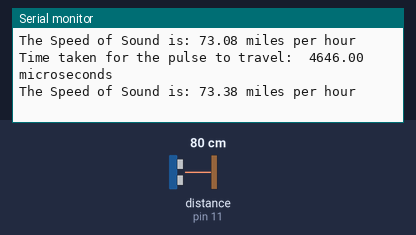
This sketch was run on a simulated Arduino Uno, built with avr-gcc and run on an emulated ATmega328P. Shown: the last lines printed to the serial monitor. Wiring (inferred from the names in the program): ultrasonic range finder: trigger pin 13; echo pin 11. The inputs (shaded band) are chosen by the test bench; at power-on: distance to the obstacle (sensor on pin 11) 80 cm. The echo pulse lasts 58.3 µs per cm.

Above: at 1.8 s.
1.9 s: distance to the obstacle (sensor on pin 11) set to 2 cm
At 2.9 s:
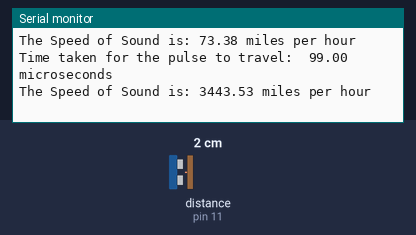
3.4 s: distance to the obstacle (sensor on pin 11) set to 4 cm
At 5.0 s:
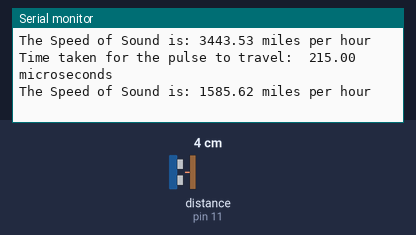
Timing chart, 0 to 6.5 s (numbered marks = the images above; inputs shaded):
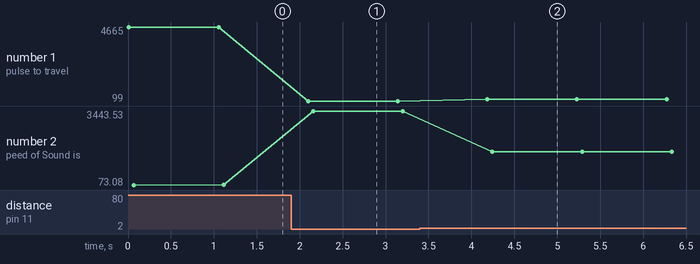

The sketch:

Lesson_17.ino
```cpp
int trigPin=13; //Sensor Trip pin connected to Arduino pin 13
int echoPin=11;  //Sensor Echo pin connected to Arduino pin 11
float pingTime;
float speedOfSound;
int targetDistance=3; //Distance to Target in inches
int looping = 0;
float average = 0;
float total = 0;

void setup() {
  // put your setup code here, to run once:

  // put your setup code here, to run once:
  Serial.begin(9600);
  pinMode(trigPin, OUTPUT);
  pinMode(echoPin, INPUT);
}

void loop() {
  // put your main code here, to run repeatedly:

  if(looping%30 == 0)
  {
    average   = total / looping;
    Serial.println(average);
  }

  digitalWrite(trigPin, LOW); //Set trigger pin low
  delayMicroseconds(2000); //Let signal settle
  digitalWrite(trigPin, HIGH); //Set trigPin high
  delayMicroseconds(10); //Delay in high state
  digitalWrite(trigPin, LOW); //ping has now been sent

  pingTime = pulseIn(echoPin, HIGH);  //pingTime is presented in microceconds


  speedOfSound = (targetDistance*2)/pingTime*(1000000)*3600/63360; //converts to miles per hour

  // Average speed of sound
  // 593.64

  total = total + speedOfSound;

  Serial.print("Time taken for the pulse to travel:  ");
  Serial.print(pingTime);
  Serial.println(" microseconds");

  Serial.print("The Speed of Sound is: ");
  Serial.print(speedOfSound);
  Serial.println(" miles per hour");
  delay(1000);

  looping++;
}
```

Measured:
- after the input at 1.9 s, the serial monitor: prints a new line after 0.20 s (image 1)
- after the input at 3.4 s, the serial monitor: prints a new line after 0.79 s (image 2)
- plotted number 1: 4646 → 99 after the input at 1.9 s, 99 → 215 after the input at 3.4 s
- plotted number 2: 73.38 → 3443.53 after the input at 1.9 s, 3443.53 → 1585.62 after the input at 3.4 s
